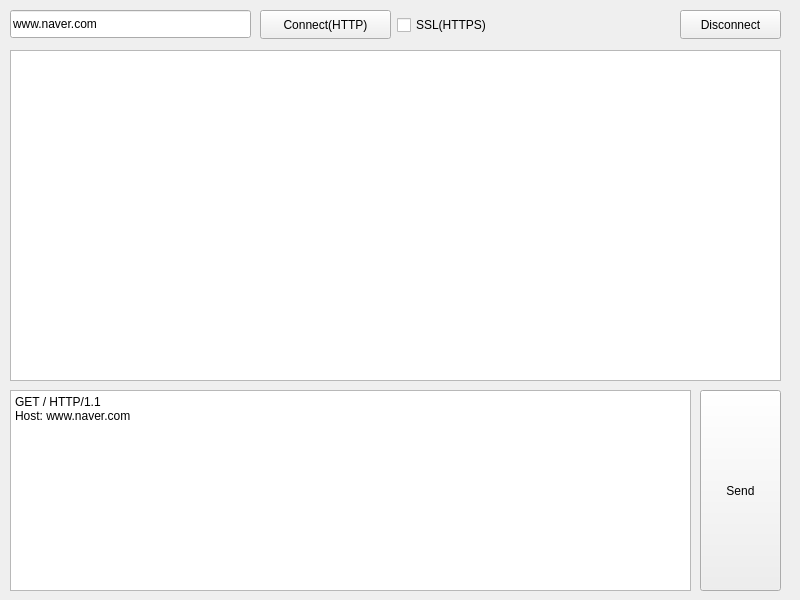
<?xml version="1.0" encoding="UTF-8"?>
<ui version="4.0">
 <class>Widget</class>
 <widget class="QWidget" name="Widget">
  <property name="geometry">
   <rect>
    <x>0</x>
    <y>0</y>
    <width>800</width>
    <height>600</height>
   </rect>
  </property>
  <property name="windowTitle">
   <string>Widget</string>
  </property>
  <widget class="QLineEdit" name="leHost">
   <property name="geometry">
    <rect>
     <x>10</x>
     <y>10</y>
     <width>241</width>
     <height>28</height>
    </rect>
   </property>
   <property name="text">
    <string>www.naver.com</string>
   </property>
  </widget>
  <widget class="QPushButton" name="pbConnect">
   <property name="geometry">
    <rect>
     <x>260</x>
     <y>10</y>
     <width>131</width>
     <height>29</height>
    </rect>
   </property>
   <property name="text">
    <string>Connect(HTTP)</string>
   </property>
  </widget>
  <widget class="QCheckBox" name="CKssl">
   <property name="geometry">
    <rect>
     <x>397</x>
     <y>12</y>
     <width>101</width>
     <height>26</height>
    </rect>
   </property>
   <property name="text">
    <string>SSL(HTTPS)</string>
   </property>
  </widget>
  <widget class="QPlainTextEdit" name="pteMessage">
   <property name="geometry">
    <rect>
     <x>10</x>
     <y>50</y>
     <width>771</width>
     <height>331</height>
    </rect>
   </property>
  </widget>
  <widget class="QPlainTextEdit" name="pteSend">
   <property name="geometry">
    <rect>
     <x>10</x>
     <y>390</y>
     <width>681</width>
     <height>201</height>
    </rect>
   </property>
   <property name="plainText">
    <string>GET / HTTP/1.1
Host: www.naver.com

</string>
   </property>
  </widget>
  <widget class="QPushButton" name="pbSend">
   <property name="geometry">
    <rect>
     <x>700</x>
     <y>390</y>
     <width>81</width>
     <height>201</height>
    </rect>
   </property>
   <property name="text">
    <string>Send</string>
   </property>
  </widget>
  <widget class="QPushButton" name="pbDisconnect">
   <property name="geometry">
    <rect>
     <x>680</x>
     <y>10</y>
     <width>101</width>
     <height>29</height>
    </rect>
   </property>
   <property name="text">
    <string>Disconnect</string>
   </property>
  </widget>
 </widget>
 <resources/>
 <connections/>
</ui>
